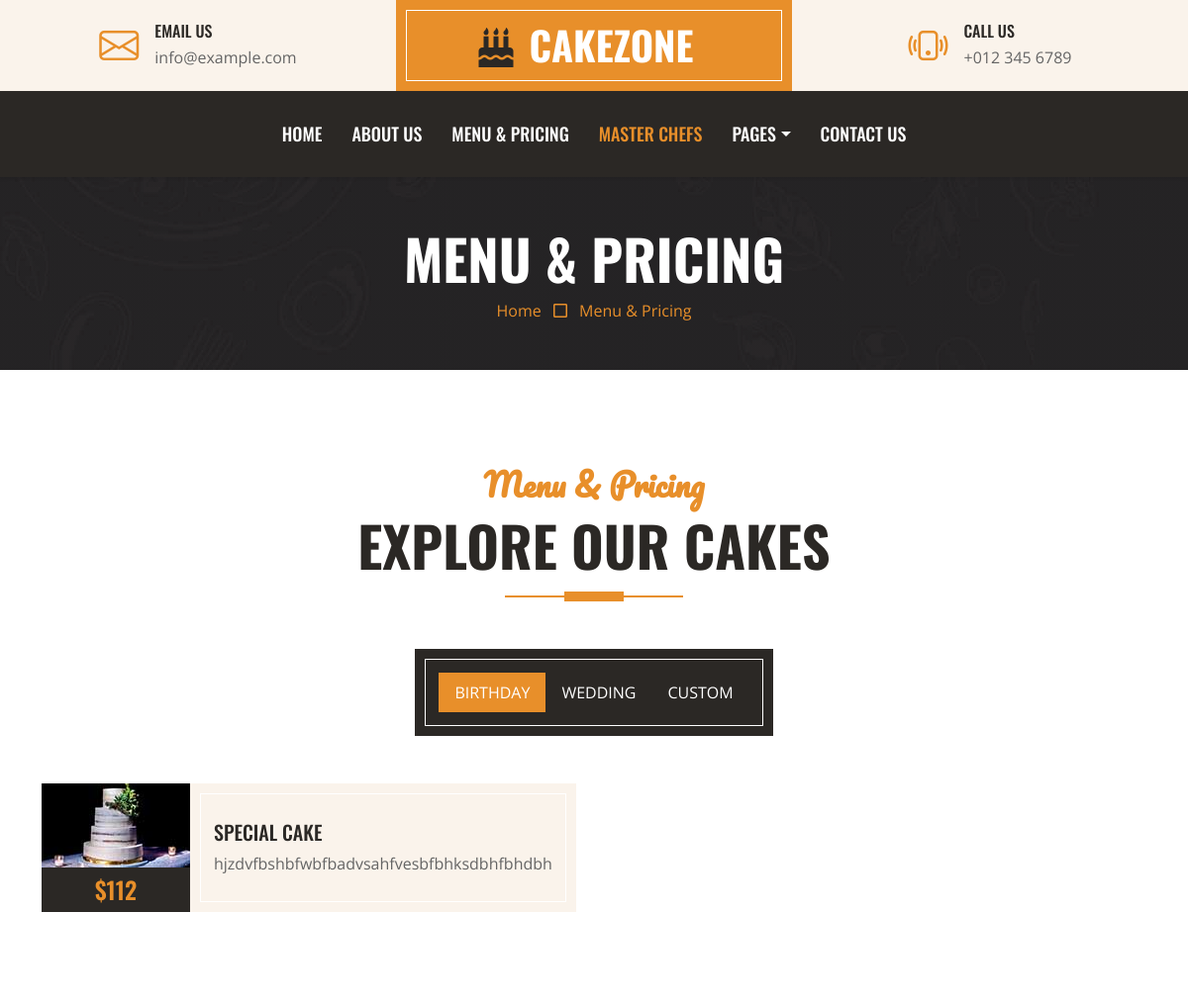
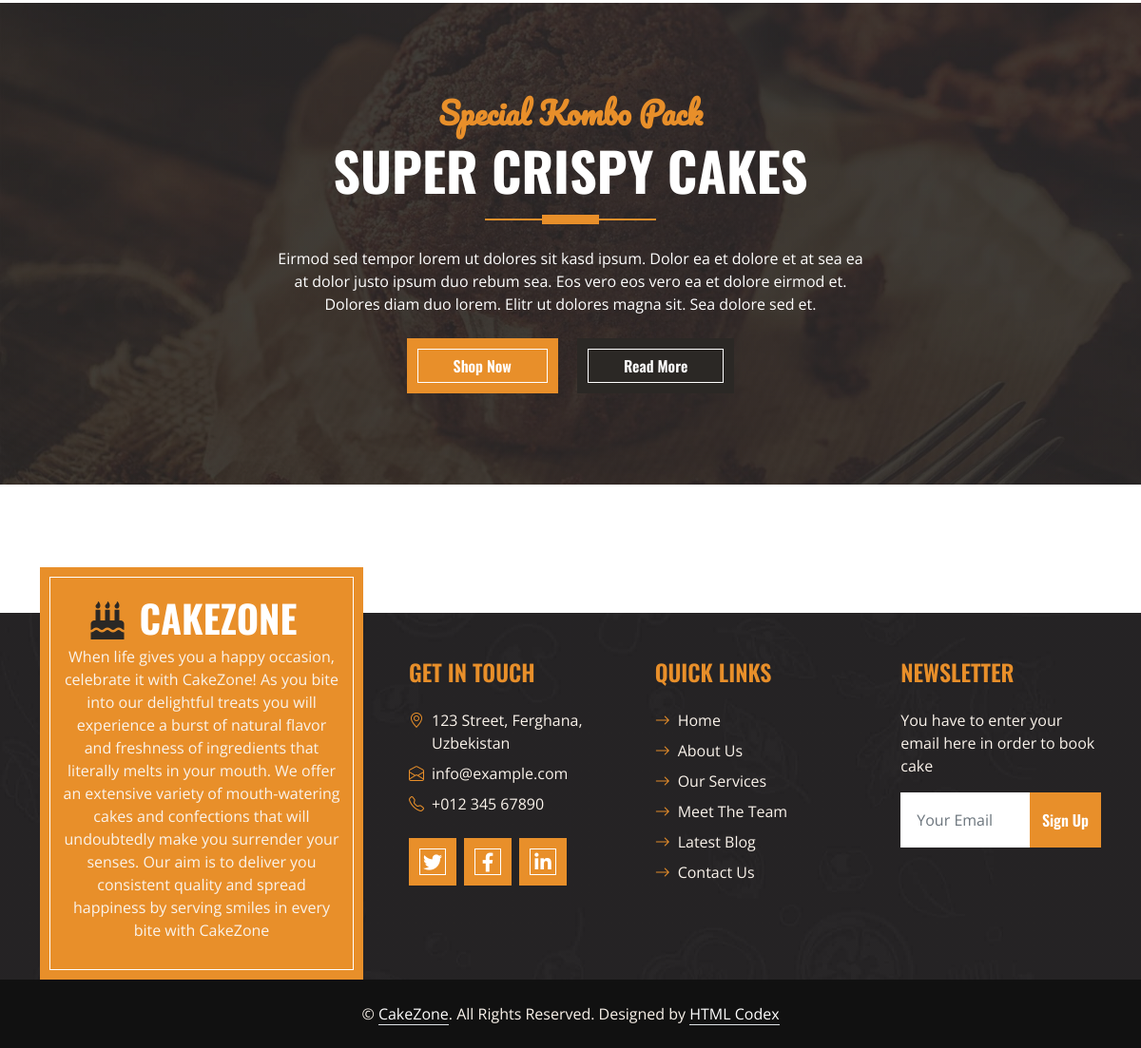
The app's page /menu/ with its own data (2 pictures, top to bottom).
### logic/models.py (models this page shows, shortened)
class B_cake(models.Model):
    name = models.CharField(max_length=250)
    cost = models.IntegerField()
    bio = models.TextField()
    img = models.ImageField(upload_to='index/img')
    slug = models.SlugField(max_length=200)
    def get_absolute_url(self):
        return reverse("birthdaydetail", args=[self.slug])

### logic/views.py (the view)
# urls.py: path('menu/', menu, name='menu'),
def menu(request):
    newsletter = NewsletterForm(request.POST or None)
    if request.method == "POST" and newsletter.is_valid():
        newsletter.save()
        return HttpResponse("<h2>Emailingiz muvaffaqiyatli tarzda yuborildi!")
    b_cake = B_cake.objects.all()
    wedding = Wedding.objects.all()
    custom = Custom.objects.all()
    context = {
        "newsletter": newsletter,
        "b_cake": b_cake,
        "wedding": wedding,
        "custom": custom,
    }
    return render(request, "menu.html", context=context)

### logic/forms.py
class NewsletterForm(forms.ModelForm):
    class Meta:
        model = Newsletter
        fields = "__all__"

### logic/models.py (called while the page is built)
    def get_absolute_url(self):
        return reverse("customdetail", args=[self.slug])

    def get_absolute_url(self):
        return reverse("weddingdetail", args=[self.slug])

### templates/menu.html (shortened to what this page needs)
{% extends 'base.html' %}
{% load static%}
{% block content %}
    <div class="container-fluid bg-dark bg-img p-5 mb-5">
        <div class="row">
            <div class="col-12 text-center">
                <h1 class="display-4 text-uppercase text-white">Menu & Pricing</h1>
                <a href="{% url 'index' %}">Home</a>
                <i class="far fa-square text-primary px-2"></i>
                <a href="{% url 'menu' %}">Menu & Pricing</a>
            </div>
        </div>
    </div>
    <div class="container-fluid about py-5">
        <div class="container">
            <div class="section-title position-relative text-center mx-auto mb-5 pb-3" style="max-width: 600px;">
                <h2 class="text-primary font-secondary">Menu & Pricing</h2>
                <h1 class="display-4 text-uppercase">Explore Our Cakes</h1>
            </div>
            <div class="tab-class text-center">
                <ul class="nav nav-pills d-inline-flex justify-content-center bg-dark text-uppercase border-inner p-4 mb-5">
                    <li class="nav-item">
                        <a class="nav-link text-white active" data-bs-toggle="pill" href="#tab-1">Birthday</a>
                    </li>
                    <li class="nav-item">
                        <a class="nav-link text-white" data-bs-toggle="pill" href="#tab-2">Wedding</a>
                    </li>
                    <li class="nav-item">
                        <a class="nav-link text-white" data-bs-toggle="pill" href="#tab-3">Custom</a>
                    </li>
                </ul>
                <div class="tab-content">
                    <div id="tab-1" class="tab-pane fade show p-0 active">
                        <div class="row g-3">
                            {% for br in b_cake %}
                            <div class="col-lg-6">
                                <div class="d-flex h-100">
                                    <div class="flex-shrink-0">
                                        <img class="img-fluid" src="{{br.img.url}}" alt="" style="width: 150px; height: 85px;">
                                        <h4 class="bg-dark text-primary p-2 m-0" >${{br.cost}}</h4>
                                    </div>
                                    <div class="d-flex flex-column justify-content-center text-start bg-secondary border-inner px-4">
                                        <a href="{{br.get_absolute_url}}" class="text-uppercase" ><h5>{{br.name}} Cake</h5></a>
                                        <span>{{br.bio}}</span>
                                    </div>
                                </div>
                            </div>
                            {% endfor %}
                        </div>
                    </div>
                </div>
            </div>
        </div>
    </div>
    <div class="container-fluid bg-offer my-5 py-5">
        <div class="container py-5">
            <div class="row gx-5 justify-content-center">
                <div class="col-lg-7 text-center">
                    <div class="section-title position-relative text-center mx-auto mb-4 pb-3" style="max-width: 600px;">
                        <h2 class="text-primary font-secondary">Special Kombo Pack</h2>
                        <h1 class="display-4 text-uppercase text-white">Super Crispy Cakes</h1>
                    </div>
                    <p class="text-white mb-4">Eirmod sed tempor lorem ut dolores sit kasd ipsum. Dolor ea et dolore et at sea ea at dolor justo ipsum duo rebum sea. Eos vero eos vero ea et dolore eirmod et. Dolores diam duo lorem. Elitr ut dolores magna sit. Sea dolore sed et.</p>
                    <a href="" class="btn btn-primary border-inner py-3 px-5 me-3">Shop Now</a>
                    <a href="" class="btn btn-dark border-inner py-3 px-5">Read More</a>
                </div>
            </div>
        </div>
    </div>
 {% endblock content %}

### static/css/style.css (style rules this page uses)
:root { --primary: #E88F2A; --secondary: #FAF3EB; --light: #FFFFFF; --dark: #2B2825; }
.font-secondary { font-family: 'Pacifico', cursive; }
h1, h2, .font-weight-bold { font-weight: 700 !important; }
h3, h4, .font-weight-semi-bold { font-weight: 600 !important; }
h5, h6, .font-weight-medium { font-weight: 500 !important; }
.btn { font-family: 'Oswald', sans-serif; font-weight: 600; transition: .5s; }
.btn-primary { color: #FFFFFF; }
.border-inner { position: relative; }
.border-inner * { position: relative; z-index: 1; }
.border-inner::before { position: absolute; content: ""; top: 10px; right: 10px; bottom: 10px; left: 10px; background: none; border: 1px solid var(--light); z-index: 0; }
.section-title::before { position: absolute; content: ""; width: 60px; height: 10px; left: 50%; bottom: 0; margin-left: -30px; background: var(--primary); }
.section-title::after { position: absolute; content: ""; width: 180px; height: 2px; left: 50%; bottom: 4px; margin-left: -90px; background: var(--primary); }
.bg-offer { background: linear-gradient(rgba(43, 40, 37, .9), rgba(43, 40, 37, .9)), url(../img/offer.jpg) center center no-repeat; background-size: cover; }
.bg-img { background: linear-gradient(rgba(43, 40, 37, .5), rgba(43, 40, 37, .5)), url(../img/bg.jpg) center center no-repeat; background-size: cover; }

### records on screen
B_cake: img (picture), cost "112", name "SPECIAL", bio "hjzdvfbshbfwbfbadvsahfvesbfbhksdbhfbhdbh"
